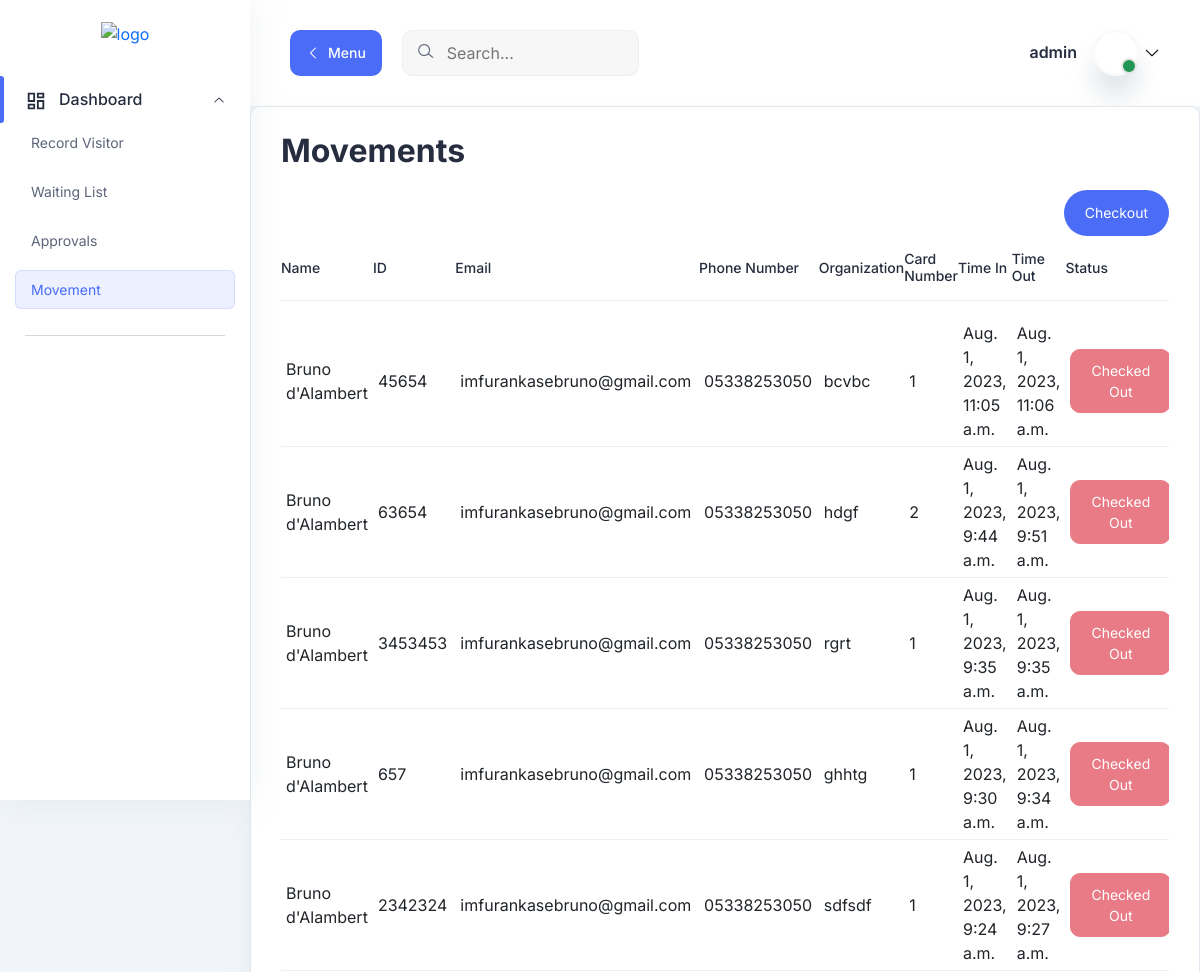
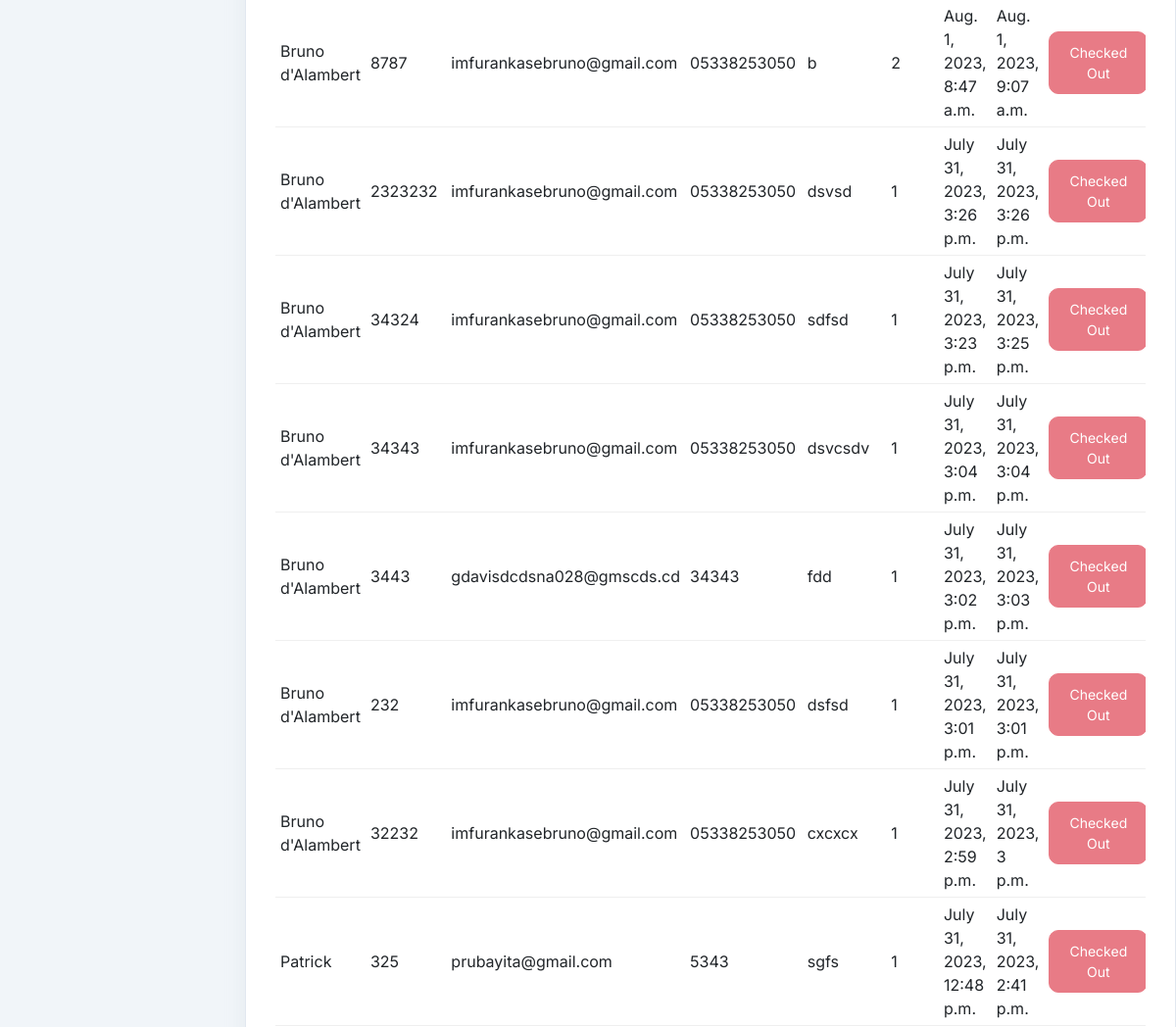
Page /movements/ (signed in, upper part) on the earlier database version (2 pictures, top to bottom).
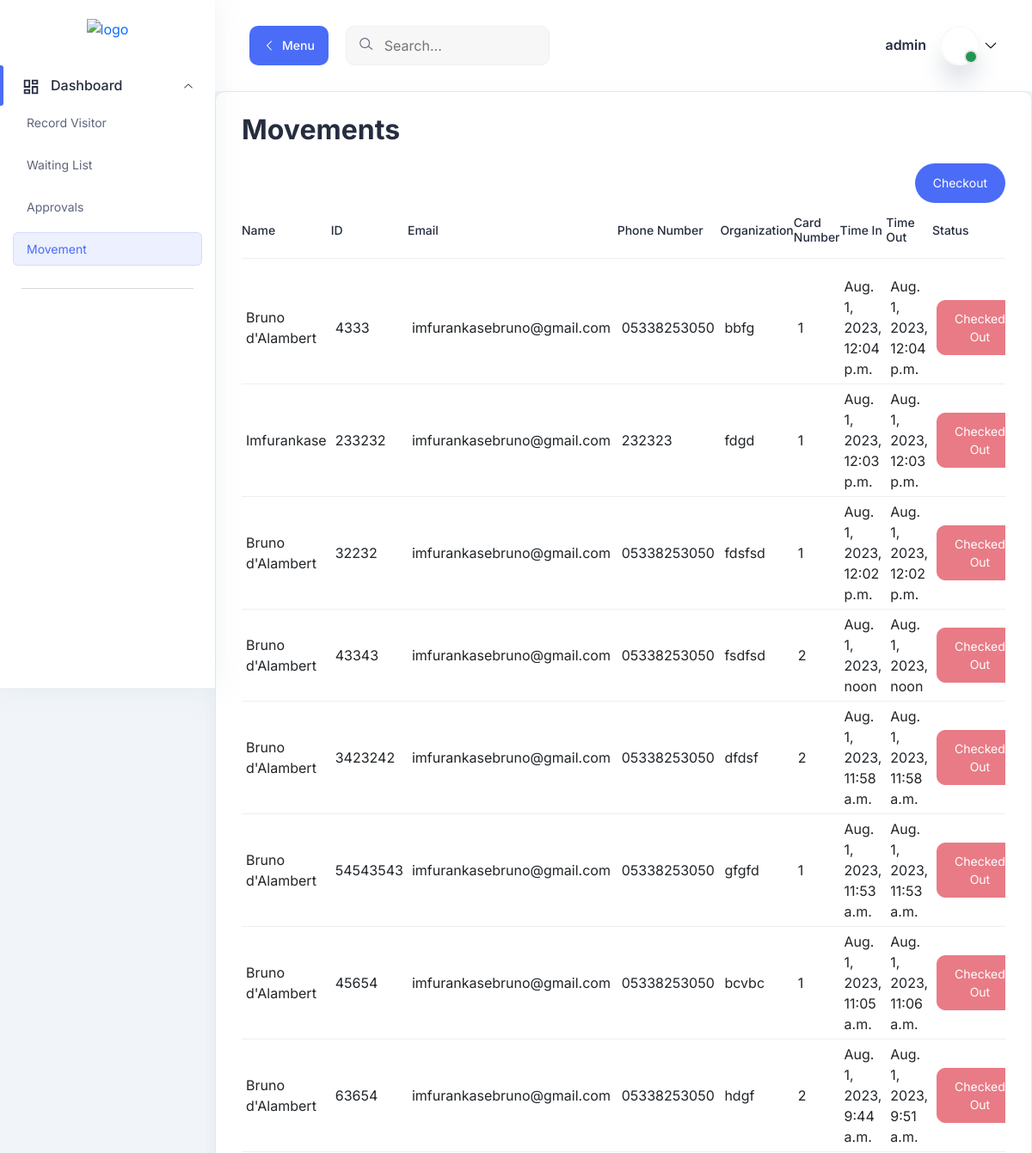
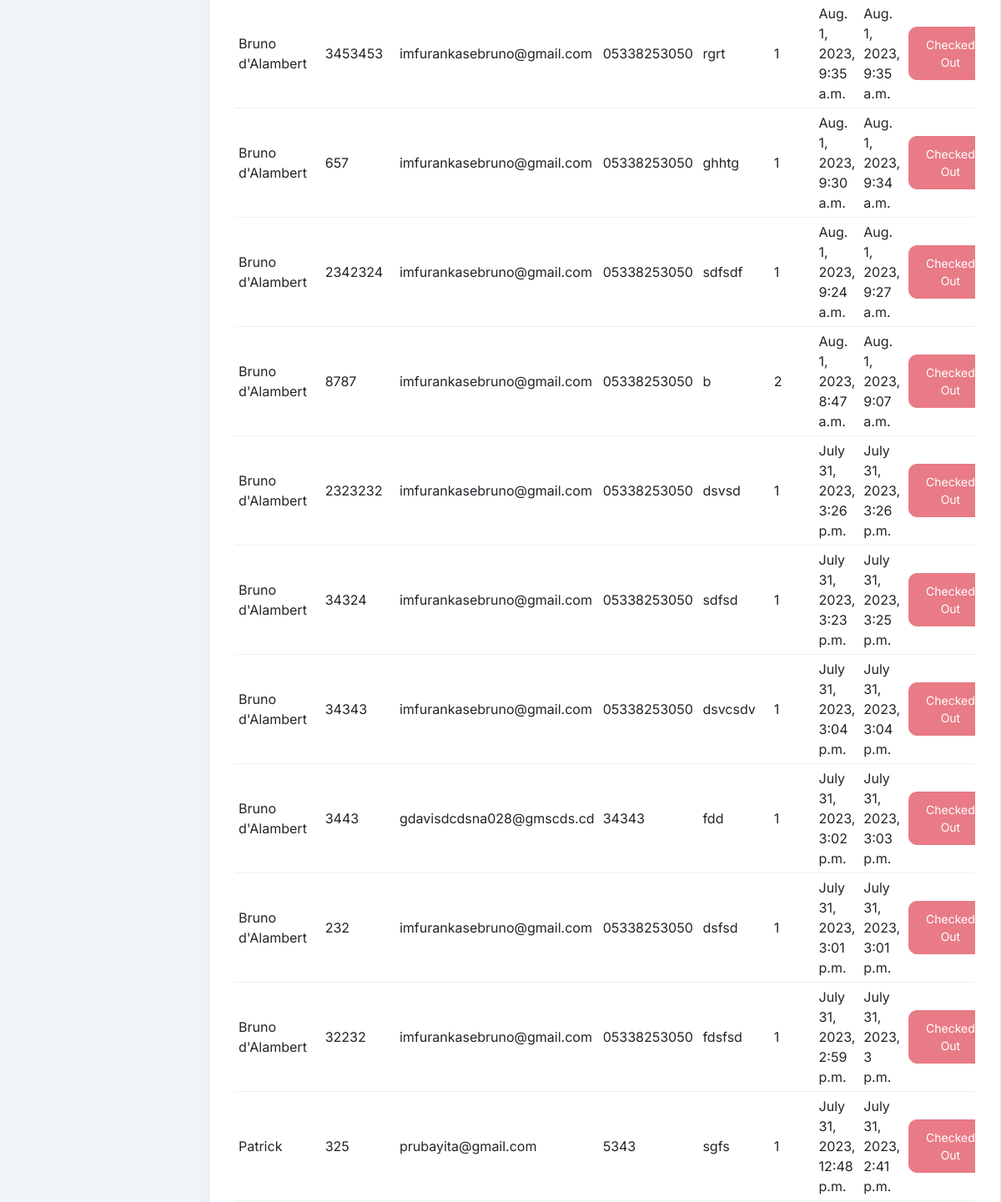
Same page on the later database version (2 pictures, top to bottom).
### records/models.py (models this page shows, shortened)
class Movement(models.Model):
    visitor = models.ForeignKey(Visitor, on_delete=models.CASCADE, to_field='id_passport_nbr', related_name='movements')
    purpose = models.CharField(max_length=200)
    time_in = models.DateTimeField()
    time_out = models.DateTimeField(blank=True, null=True)
    devices = models.CharField(max_length=200, blank=True)
    comment = models.TextField(blank=True)
    card = models.ForeignKey(Card, on_delete=models.SET_NULL, blank=True, null=True)
    user_checked_in = models.ForeignKey(User, on_delete=models.SET_NULL, related_name='checked_in_movements', null=True)
    user_checked_out = models.ForeignKey(User, on_delete=models.SET_NULL, related_name='checked_out_movements', null=True)
    email_recipient_user = models.ForeignKey(User, on_delete=models.SET_NULL, related_name='email_recipient_movements', null=True)

class Visitor(models.Model):
    id_passport_nbr = models.CharField(max_length=100, primary_key=True)
    first_name = models.CharField(max_length=100)
    surname = models.CharField(max_length=100)
    organization = models.CharField(max_length=100)
    position = models.CharField(max_length=100)
    country_of_origin = models.CharField(max_length=100)
    email = models.EmailField()
    address = models.CharField(max_length=200)
    mobile_phone = models.CharField(max_length=20)
    user_saved = models.ForeignKey(User, on_delete=models.SET_NULL, related_name='saved_visitors', null=True)
    user_checked_in = models.ForeignKey(User, on_delete=models.SET_NULL, related_name='checked_in_visitors', null=True)

class Card(models.Model):
    name= models.CharField(max_length=50)
    number = models.CharField(max_length=50)

### records/views.py (the view)
# urls.py: path('movements/', views.movements, name='movements'),
@login_required
def movements(request):
    checked_in_visitors = Movement.objects.filter(time_out__isnull=True)
    checked_out_visitors = Movement.objects.exclude(time_out__isnull=True)
    checked_in_visitors = checked_in_visitors.order_by('-id')
    checked_out_visitors = checked_out_visitors.order_by('-time_out')
    movements = list(checked_in_visitors) + list(checked_out_visitors)
    context = {'movements': movements}
    return render(request, 'records/movement.html', context)

### records/templates/records/movement.html (shortened to what the changed rows need)
{% extends "base.html" %}
{% load static %}
{% block content %}
<main class="main-wrapper">
<section class="table-components">
        <div class="tables-wrapper">
        <div class="row">
            <div class="col-lg-12">
            <div class="card-style mb-30">
                <h1 class="mb-10">Movements</h1>
                <div class="table-wrapper table-responsive">
                <table id="movement" class="table">
                    <thead>
                    <tr>
                        <th><h6>Name</h6></th>
                        <th><h6>ID</h6></th>
                        <th><h6>Email</h6></th>
                        <th><h6>Phone Number</h6></th>
                        <th><h6>Organization</h6></th>
                        <th><h6>Card Number</h6></th>
                        <th><h6>Time In</h6></th>
                        <th><h6>Time Out</h6></th>
                        <th><h6>Status</h6></th>
                    </tr>
                    </thead>
                    <tbody>
                      {% for movement in movements %}
                      <tr data-visitor-id="{{ movement.visitor.id_passport_nbr }}">
                        <td class="min-width">{{ movement.visitor.first_name }}</td>
                        <td class="min-width">{{ movement.visitor.id_passport_nbr}}</td>
                        <td class="min-width">{{ movement.visitor.email }}</td>
                        <td class="min-width">{{ movement.visitor.mobile_phone }}</td>
                        <td class="min-width">{{ movement.visitor.organization }}</td>
                        <td class="min-width">{{ movement.card.name }}</td>
                        <td class="min-width">{{ movement.time_in }}</td>
                        <td class="min-width">{{ movement.time_out|default_if_none:"Not checked out" }}</td>
                        <td class="min-width">
                          {% if movement.time_out %}
                          <button class="btn rounded-md btn-danger btn-sm" disabled>Checked Out</button>
                          {% else %}
                          <form method="post" action="{% url 'records:check_out_visitor' visitor_id=movement.visitor.id_passport_nbr %}">
                            {% csrf_token %}
                            <input type="submit" class="btn rounded-md btn-success btn-sm checkoutButton" value="Check Out">
                        </form>
                          {% endif %}
                        </td>
                      </tr>
                      {% endfor %}
                    </tbody>
                </table>
                </div>
            </div>
            </div>
    </div>
    </div>
</section>
</main>
{% endblock content %}

Differences in the rows shown:
added Movement: visitor.first_name "Bruno d'Alambert", visitor.id_passport_nbr "4333", visitor.email "imfurankasebruno@gmail.com", visitor.mobile_phone "05338253050", visitor.organization "bbfg", card.name "1", time_in "Aug. 1, 2023, 12:04 p.m.", time_out "Aug. 1, 2023, 12:04 p.m.", shows "Checked Out"
added Movement: visitor.first_name "Imfurankase", visitor.id_passport_nbr "233232", visitor.email "imfurankasebruno@gmail.com", visitor.mobile_phone "232323", visitor.organization "fdgd", card.name "1", time_in "Aug. 1, 2023, 12:03 p.m.", time_out "Aug. 1, 2023, 12:03 p.m.", shows "Checked Out"
added Movement: visitor.first_name "Bruno d'Alambert", visitor.id_passport_nbr "32232", visitor.email "imfurankasebruno@gmail.com", visitor.mobile_phone "05338253050", visitor.organization "fdsfsd", card.name "1", time_in "Aug. 1, 2023, 12:02 p.m.", time_out "Aug. 1, 2023, 12:02 p.m.", shows "Checked Out"
added Movement: visitor.first_name "Bruno d'Alambert", visitor.id_passport_nbr "43343", visitor.email "imfurankasebruno@gmail.com", visitor.mobile_phone "05338253050", visitor.organization "fsdfsd", card.name "2", time_in "Aug. 1, 2023, noon", time_out "Aug. 1, 2023, noon", shows "Checked Out"
added Movement: visitor.first_name "Bruno d'Alambert", visitor.id_passport_nbr "3423242", visitor.email "imfurankasebruno@gmail.com", visitor.mobile_phone "05338253050", visitor.organization "dfdsf", card.name "2", time_in "Aug. 1, 2023, 11:58 a.m.", time_out "Aug. 1, 2023, 11:58 a.m.", shows "Checked Out"
added Movement: visitor.first_name "Bruno d'Alambert", visitor.id_passport_nbr "54543543", visitor.email "imfurankasebruno@gmail.com", visitor.mobile_phone "05338253050", visitor.organization "gfgfd", card.name "1", time_in "Aug. 1, 2023, 11:53 a.m.", time_out "Aug. 1, 2023, 11:53 a.m.", shows "Checked Out"
changed through a linked row, Movement "July 31, 2023, 2:59 p.m.": visitor.organization "cxcxcx" → "fdsfsd"
